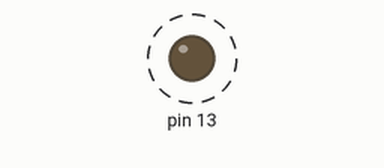
Recording of a sketch running on a simulated Arduino Uno, built with avr-gcc and run on an emulated ATmega328P. Parts: output pins drawn as LEDs (lit = HIGH). Dashed ring = blinking. What the sketch prints to the serial monitor is not drawn.

Above: at 0.2 s.
Timing chart, 0 to 3.0 s (numbered marks = the images above):
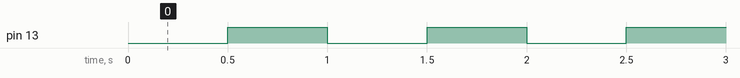

The sketch:

arduino_part.ino
```cpp
bool led;

void setup() {
  // put your setup code here, to run once:
  Serial.begin(9600);
  led = false;
  pinMode(13,OUTPUT);
}

void loop() {
  // put your main code here, to run repeatedly:
  Serial.println("test");
  digitalWrite(13,led);
  led = !led;
  delay(500);
}
```

Measured:
- by itself, pin 13: alternates HIGH for 0.50 s and LOW for 0.50 s
